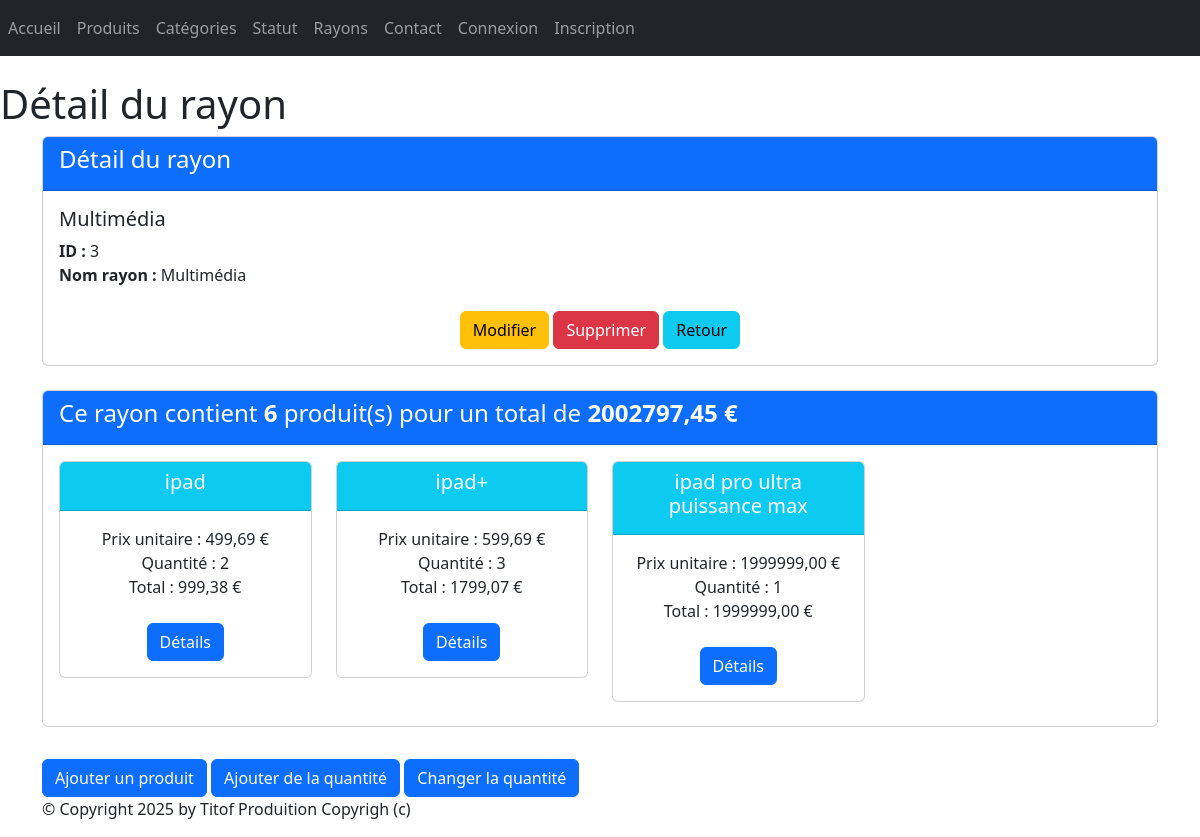
/monApp/rayon/3/, run on an earlier commit of the app's database.
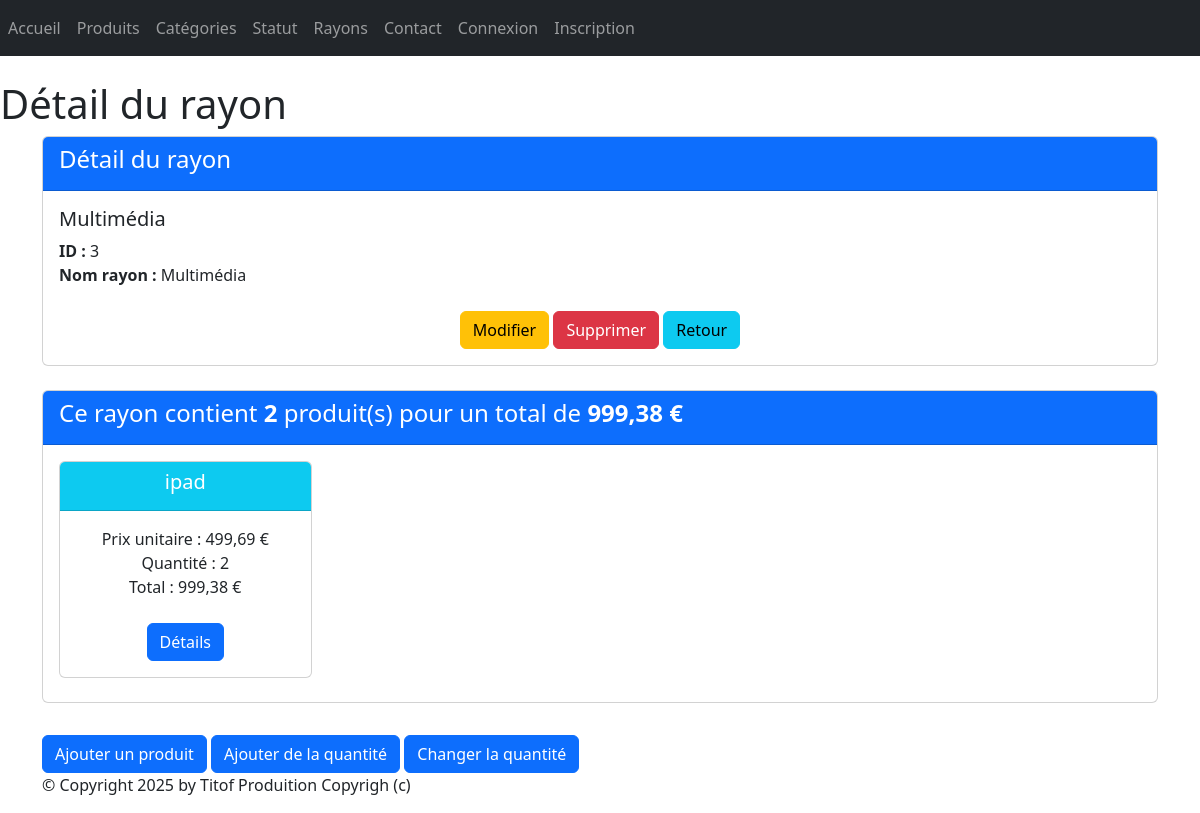
And on a later commit of the database.
### monApp/models.py (models this page shows, shortened)
class Produit(models.Model):
    refProd = models.AutoField(primary_key=True)
    intituleProd = models.CharField(max_length=200)
    prixUnitaireProd = models.DecimalField(max_digits=10, decimal_places=2)
    dateFabr = models.DateField(default=date.today())
    categorie = models.ForeignKey(Categorie, on_delete=models.CASCADE, related_name="produits",null=True, blank=True)
    statut = models.ForeignKey(Statut, on_delete=models.CASCADE, related_name="produitS",null=True, blank=True)

### monApp/views.py (the view)
# urls.py: path("rayon/<pk>/", views.RayonDetailView.as_view(), name="dtl_r"),
class RayonDetailView(DetailView):
    model = Rayon
    template_name = "monApp/detail_rayon.html"
    context_object_name = "r"
    def get_context_data(self, **kwargs):
        context = super(RayonDetailView, self).get_context_data(**kwargs)
        context['titremenu'] = "Détail du rayon"
        prdts_dt = []
        total_rayon = 0
        total_nb_produit = 0
        for contenir in self.object.contenirR.all():
            total_produit = contenir.refProd.prixUnitaireProd * contenir.qte
            prdts_dt.append({   'produit': contenir.refProd,
                                'qte': contenir.qte,
                                'prix_unitaire': contenir.refProd.prixUnitaireProd,
                                'total_produit': total_produit} )
            total_rayon += total_produit
            total_nb_produit += contenir.qte
        context['prdts_dt'] = prdts_dt
        context['total_rayon'] = total_rayon
        context['total_nb_produit'] = total_nb_produit
        return context

### monApp/templates/monApp/detail_rayon.html
{% extends 'monApp/base.html' %}
{% block menu %}
    <h1>{{titremenu}}</h1>
{% endblock %}
{% block contenu %}
    <div class="card mb-4">
        <div class="card-header bg-primary text-white">
            <h4>Détail du rayon</h4>
        </div>
        <div class="card-body">
            <h5 class="card-title">{{ r.nomRayon }}</h5>
            <ul class="list-unstyled">
            <li><strong>ID :</strong> {{ r.idRayon }}</li>
            <li><strong>Nom rayon :</strong> {{ r.nomRayon }}</li>
            </ul>
            <div class="car-footer text-center">
                <a href="{% url 'r-chng' r.idRayon %}" class="btn btn-warning mt-2">Modifier</a>
                <a href="{% url 'dlt-r' r.idRayon %}" class="btn btn-danger mt-2">Supprimer</a>
                <a href="{% url 'lst_rs' %}" class="btn btn-info mt-2">Retour</a>
            </div>
        </div>
    </div>
    <div class="card mb-4">
        <div class="card-header bg-primary text-white">
            <h4>Ce rayon contient <strong> {{total_nb_produit}} </strong> produit(s) pour un total de
            <strong>{{total_rayon|floatformat:2 }} € </strong></h4>
        </div>
        <div class="card-body">
            <div class="row">
            {% if prdts_dt %}
                {% for data in prdts_dt %}
                    <div class="col-sm-3">
                        <div class="card mb-2 text-center">
                            <div class="card-header bg-info text-white">
                                <h5 class="card-title">{{ data.produit.intituleProd }}</h5>
                            </div>
                            <div class="card-body">
                                <ul class="list-unstyled">
                                    <li>Prix unitaire : {{data.prix_unitaire }} € </li>
                                    <li>Quantité : {{data.qte }} </li>
                                    <li>Total : {{ data.total_produit}} €</li>
                                </ul>
                    <a href="{% url 'dtl_prdt' data.produit.refProd %}" class="btn btn-primary mt-2">Détails</a>
                            </div>
                        </div>
                    </div>
                {% endfor %}
            </div>
            {% else %}
                <p class="text-muted">Aucun produit trouvé pour cette catégorie.</p>
            {% endif %}
        </div>
    </div>
    <a href="{% url 'crt-cntnr' r.idRayon %}" class="btn btn-primary mt-2">Ajouter un produit</a>
    <a href="{% url 'pdta-cntnr' r.idRayon %}" class="btn btn-primary mt-2">Ajouter de la quantité</a>
    <a href="{% url 'pdt-cntnr' r.idRayon %}" class="btn btn-primary mt-2">Changer la quantité</a>
{% endblock %}

What changed in the data, as far as the page shows it:
removed Produit: produit.intituleProd "ipad+", prix_unitaire "599,69", qte "3", total_produit "1799,07"
removed Produit: produit.intituleProd "ipad pro ultra puissance max", prix_unitaire "1999999,00", qte "1", total_produit "1999999,00"
Also different on the page:
{{ total_nb_produit }}: "6" → "2"
{{ total_rayon|floatformat:2 }}: "2002797,45" → "999,38"
